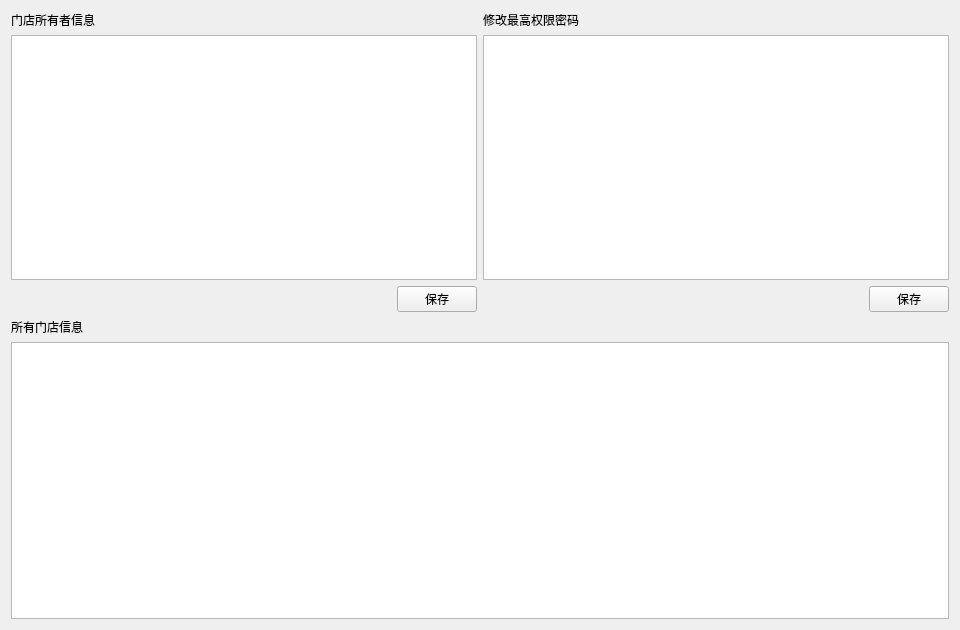
<?xml version="1.0" encoding="UTF-8"?>
<ui version="4.0">
 <class>Form</class>
 <widget class="QWidget" name="Form">
  <property name="geometry">
   <rect>
    <x>0</x>
    <y>0</y>
    <width>960</width>
    <height>630</height>
   </rect>
  </property>
  <property name="windowTitle">
   <string>Form</string>
  </property>
  <layout class="QVBoxLayout" name="verticalLayout_2">
   <item>
    <layout class="QVBoxLayout" name="verticalLayout">
     <item>
      <layout class="QHBoxLayout" name="horizontalLayout_2">
       <item>
        <layout class="QVBoxLayout" name="verticalLayout_4">
         <item>
          <widget class="QLabel" name="label">
           <property name="text">
            <string>门店所有者信息</string>
           </property>
          </widget>
         </item>
         <item>
          <widget class="QTableView" name="store_pc_info_table">
           <attribute name="horizontalHeaderVisible">
            <bool>false</bool>
           </attribute>
           <attribute name="horizontalHeaderStretchLastSection">
            <bool>true</bool>
           </attribute>
           <attribute name="verticalHeaderVisible">
            <bool>false</bool>
           </attribute>
          </widget>
         </item>
         <item>
          <layout class="QHBoxLayout" name="horizontalLayout_3">
           <item>
            <spacer name="horizontalSpacer">
             <property name="orientation">
              <enum>Qt::Horizontal</enum>
             </property>
             <property name="sizeHint" stdset="0">
              <size>
               <width>40</width>
               <height>20</height>
              </size>
             </property>
            </spacer>
           </item>
           <item>
            <widget class="QPushButton" name="store_pc_info_save">
             <property name="text">
              <string>保存</string>
             </property>
            </widget>
           </item>
          </layout>
         </item>
        </layout>
       </item>
       <item>
        <layout class="QVBoxLayout" name="verticalLayout_3">
         <item>
          <widget class="QLabel" name="label_2">
           <property name="text">
            <string>修改最高权限密码</string>
           </property>
          </widget>
         </item>
         <item>
          <widget class="QTableView" name="super_user_pwd_table">
           <property name="editTriggers">
            <set>QAbstractItemView::AnyKeyPressed|QAbstractItemView::CurrentChanged|QAbstractItemView::DoubleClicked|QAbstractItemView::EditKeyPressed</set>
           </property>
           <property name="alternatingRowColors">
            <bool>false</bool>
           </property>
           <attribute name="horizontalHeaderVisible">
            <bool>false</bool>
           </attribute>
           <attribute name="horizontalHeaderStretchLastSection">
            <bool>true</bool>
           </attribute>
           <attribute name="verticalHeaderVisible">
            <bool>false</bool>
           </attribute>
          </widget>
         </item>
         <item>
          <layout class="QHBoxLayout" name="horizontalLayout_4">
           <item>
            <spacer name="horizontalSpacer_2">
             <property name="orientation">
              <enum>Qt::Horizontal</enum>
             </property>
             <property name="sizeHint" stdset="0">
              <size>
               <width>40</width>
               <height>20</height>
              </size>
             </property>
            </spacer>
           </item>
           <item>
            <widget class="QPushButton" name="update_super_user_pwd">
             <property name="text">
              <string>保存</string>
             </property>
            </widget>
           </item>
          </layout>
         </item>
        </layout>
       </item>
      </layout>
     </item>
     <item>
      <layout class="QVBoxLayout" name="verticalLayout_5">
       <item>
        <widget class="QLabel" name="label_3">
         <property name="text">
          <string>所有门店信息</string>
         </property>
        </widget>
       </item>
       <item>
        <widget class="QTableView" name="store_info_table">
         <attribute name="verticalHeaderVisible">
          <bool>false</bool>
         </attribute>
        </widget>
       </item>
      </layout>
     </item>
    </layout>
   </item>
  </layout>
 </widget>
 <resources/>
 <connections/>
</ui>
